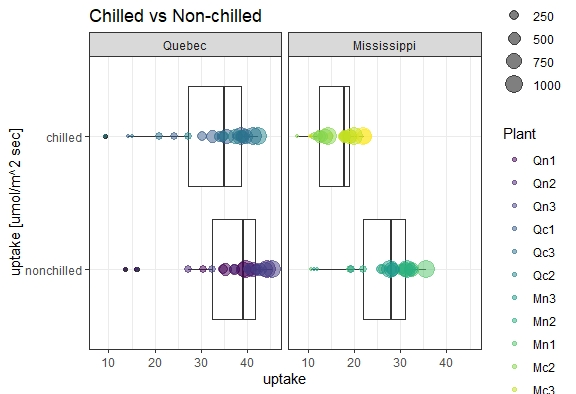

R code for this plot:
# File: R_Data_visualization_c.R
# Course: Ch4.R.Data.Visualization
# Section: load dataset CO2 in R 
#         geom_boxplot, coord_flip, 
#         facet_wrap, theme_bw
# Author: vvn weian chao, CoLLab cc, vvnchao@gmail.com
# Date: 2021-10-25

data()
CO2
library(ggplot2)
ggplot(data = CO2, aes(x = Treatment, y = uptake))+
  geom_boxplot()+
  coord_flip()+
  geom_point(aes(size = conc, color = Plant)
             ,alpha = 0.5)+
  facet_wrap(CO2$Type)+
  labs(title = "Chilled vs Non-chilled"
       , x = "uptake [umol/m^2 sec]")+
  theme_bw()
             
